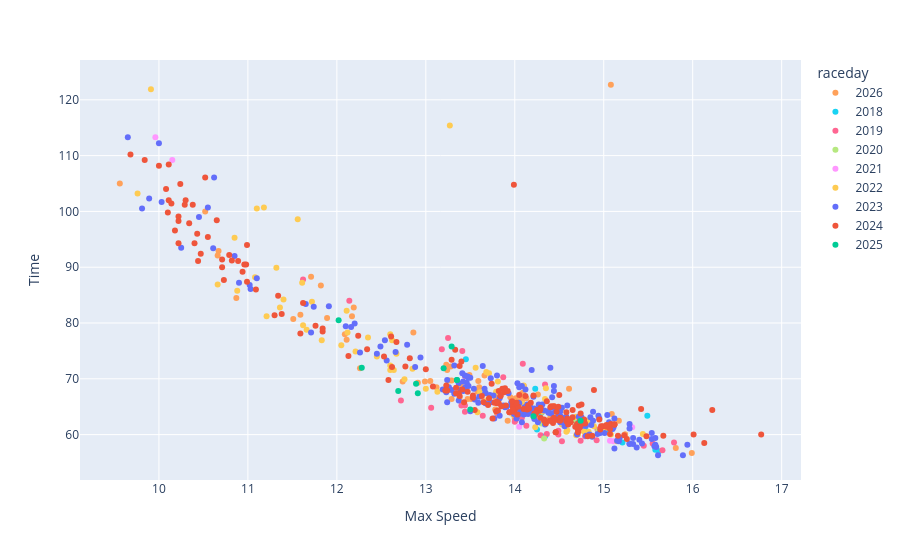

Notebook cell for this chart:
### Code cell
px.scatter(freerolls, x='Max Speed', y='Time', color='raceday', hover_data=['Id', 'key', 'Max Energy'], color_discrete_map=cmap)

### Figure 1 — Plotly figure (JSON) as saved in the notebook; plotly's stock layout.template omitted (floating-point values rounded to 4 significant figures; data arrays with more than 128 entries replaced by an {"elided": "..."} marker saying what was removed)
{"data": [{"customdata": {"elided": "77x3 mixed values"}, "hovertemplate": "raceday=2026<br>Max Speed=%{x}<br>Time=%{y}<br>Id=%{customdata[0]}<br>key=%{customdata[1]}<br>Max Energy=%{customdata[2]}<extra></extra>", "legendgroup": "2026", "marker": {"color": "#FFA15A", "symbol": "circle"}, "mode": "markers", "name": "2026", "orientation": "v", "showlegend": true, "type": "scatter", "x": [9.56, 11.71, 12.09, 14.44, 15.09, 13.58, 13.47, 14.4, 13.92, 13.59, 13.4, 13.44, 13.72, 13.8, 13.12, 13.38, 14.07, 13.65, 13.51, 12.91, 13.29, 13.26, 12.74, 12.26, 13.99, 13.24, 14.46, 13.78, 13.47, 15.24, 14.25, 14.07, 15.07, 10.67, 14.26, 14.68, 10.52, 13.29, 12.17, 11.82, 13.23, 11.89, 12.19, 15.08, 14.61, 14.13, 14.09, 12.86, 10.66, 11.59, 14.26, 13.05, 13.78, 10.87, 14.08, 13.28, 13.24, 13.6, 13.49, 11.51, 13.66, 14.01, 12.99, 14.74, 14.0, 14.39, 13.78, 13.95, 14.09, 12.11, 14.06, 14.54, 15.24, 15.17, 15.81, 15.99, 14.75], "xaxis": "x", "y": [105.0, 88.3, 78.0, 65.1, 63.7, 67.7, 68.7, 63.6, 62.5, 69.6, 68.6, 68.1, 65.8, 63.8, 68.5, 66.7, 63.6, 66.0, 66.4, 69.3, 66.4, 69.7, 69.5, 71.9, 63.5, 71.6, 64.0, 64.5, 66.4, 60.0, 64.4, 66.3, 61.7, 92.9, 63.2, 62.6, 100.0, 69.7, 81.2, 86.7, 72.5, 80.9, 82.8, 122.7, 68.2, 66.5, 66.3, 78.3, 92.1, 81.5, 67.2, 69.6, 66.8, 84.5, 67.2, 72.2, 67.9, 68.5, 70.7, 80.7, 70.6, 66.5, 69.5, 60.8, 62.9, 62.8, 65.9, 66.7, 67.5, 77.0, 67.2, 63.0, 60.0, 62.5, 57.6, 56.7, 61.9], "yaxis": "y"}, {"customdata": [[277, "2018-03-03_Rebecca_Kingpin II_3", 84.69], [280, "2018-03-03_Rebecca_Kingpin II_5", 113.2], [281, "2018-03-03_Rebecca_Kingpin II_4", 105.5], [293, "2018-03-31_Rebecca_Kingpin II_2", 111.2], [296, "2018-03-31_Rebecca_Kingpin II_1", 108.3], [301, "2018-04-08_Rebecca_Kingpin II_3", 102.4], [302, "2018-04-08_Rebecca_Kingpin II_2", 92.85], [306, "2018-04-14_Beichen_Inviscid_4", 97.95], [307, "2018-04-14_Beichen_Inviscid_1", 97.95], [308, "2018-04-14_Beichen_Inviscid_3", 101.4], [310, "2018-04-14_Beichen_Inviscid_2", 103.5], [321, "2018-04-15_Diamond_Zuke_3", 99.69], [322, "2018-04-15_Diamond_Zuke_2", 107.8], [323, "2018-04-15_Diamond_Zuke_4", 95.97], [325, "2018-04-15_Diamond_Zuke_1", 109.9]], "hovertemplate": "raceday=2018<br>Max Speed=%{x}<br>Time=%{y}<br>Id=%{customdata[0]}<br>key=%{customdata[1]}<br>Max Energy=%{customdata[2]}<extra></extra>", "legendgroup": "2018", "marker": {"color": "#19d3f3", "symbol": "circle"}, "mode": "markers", "name": "2018", "orientation": "v", "showlegend": true, "type": "scatter", "x": [13.45, 14.34, 14.25, 15.62, 14.23, 14.7, 14.15, 15.49, 14.26, 14.3, 14.8, 15.06, 15.21, 15.1, 15.58], "xaxis": "x", "y": [73.5, 59.7, 60.9, 57.0, 68.2, 62.1, 65.1, 63.4, 64.2, 63.9, 60.7, 60.8, 58.6, 61.4, 57.3], "yaxis": "y"}, {"customdata": [[335, "2018-09-23_Beichen_Inviscid_2", 86.35], [338, "2018-09-23_Beichen_Inviscid_4", 101.6], [340, "2018-09-23_Beichen_Inviscid_1", 82.71], [341, "2018-09-23_Beichen_Inviscid_3", 106.2], [346, "2018-10-07_Beichen_Inviscid_3", 113.7], [347, "2018-10-07_Beichen_Inviscid_2", 110.0], [348, "2018-10-07_Nina_Seraph_3", 102], [349, "2018-10-07_Nina_Seraph_1", 82.04], [352, "2018-10-07_Nina_Seraph_2", 88.21], [356, "2018-10-14_Rebecca_Kingpin II_1", 91.53], [357, "2018-10-14_Rebecca_Kingpin II_3", 98.74], [361, "2018-11-04_Nina_Seraph_1", 86.7], [362, "2018-11-04_Beichen_Inviscid_3", 108.9], [363, "2018-11-04_Nina_Seraph_2", 95.76], [367, "2018-11-04_Beichen_Inviscid_4", 127.6], [369, "2018-11-04_Beichen_Inviscid_1", 109.1], [373, "2018-11-11_Beichen_Inviscid_2", 113.1], [375, "2018-11-11_Beichen_Inviscid_3", 105.1], [379, "2018-11-11_Rebecca_Kingpin II_2", 99.26], [380, "2018-11-11_Rebecca_Kingpin II_4", 100.8], [381, "2018-11-11_Rebecca_Kingpin II_3", 101.6], [384, "2018-11-11_Beichen_Inviscid_5", 105.9], [385, "2018-11-11_Beichen_Inviscid_1", 109.1], [386, "2018-11-11_Beichen_Inviscid_6", 104.3], [390, "2018-11-18_Beichen_Inviscid_3", 108.9], [391, "2018-11-18_Beichen_Inviscid_4", 115.5], [400, "2018-11-18_Rebecca_Kingpin II_1", 105.6], [401, "2018-11-18_Rebecca_Kingpin II_2", 108.9], [402, "2018-11-18_Rebecca_Kingpin II_3", 102.5], [403, "2018-11-18_Rebecca_Kingpin II_4", 111.3], [404, "2018-11-18_Rebecca_Kingpin II_5", 110.5], [412, "2019-02-23_Beichen_Inviscid_3", 88.86], [414, "2019-02-23_Beichen_Inviscid_6", 109.2], [416, "2019-02-23_Beichen_Inviscid_4", 107.0], [419, "2019-02-23_Beichen_Inviscid_5", 99.98], [421, "2019-02-23_Beichen_Inviscid_1", 102.8], [423, "2019-02-23_Beichen_Inviscid_2", 79.31]], "hovertemplate": "raceday=2019<br>Max Speed=%{x}<br>Time=%{y}<br>Id=%{customdata[0]}<br>key=%{customdata[1]}<br>Max Energy=%{customdata[2]}<extra></extra>", "legendgroup": "2019", "marker": {"color": "#FF6692", "symbol": "circle"}, "mode": "markers", "name": "2019", "orientation": "v", "showlegend": true, "type": "scatter", "x": [14.09, 14.93, 11.62, 14.79, 14.74, 14.92, 13.87, 14.1, 14.34, 13.41, 14.73, 13.25, 14.29, 13.44, 14.36, 14.49, 13.44, 13.4, 14.21, 13.81, 14.08, 13.06, 13.64, 12.72, 14.49, 14.53, 15.79, 15.55, 14.83, 15.45, 15.66, 13.44, 14.13, 14.01, 14.0, 12.14, 13.18], "xaxis": "x", "y": [72.7, 60.9, 87.8, 59.7, 58.9, 59.0, 70.3, 68.7, 69.0, 75.0, 61.1, 77.3, 59.9, 65.2, 60.1, 60.0, 64.1, 65.2, 63.2, 63.9, 63.0, 64.8, 63.4, 66.1, 60.7, 58.8, 58.6, 58.4, 60.0, 58.0, 57.2, 70.5, 61.6, 62.6, 62.3, 84.0, 75.3], "yaxis": "y"}, {"customdata": [[557, "2019-11-10_Nina_Seraph_4", 115.9], [558, "2019-11-10_Nina_Seraph_2", 110.9], [566, "2019-11-10_Nina_Seraph_1", 98.98], [570, "2019-11-10_Nina_Seraph_3", 106.1]], "hovertemplate": "raceday=2020<br>Max Speed=%{x}<br>Time=%{y}<br>Id=%{customdata[0]}<br>key=%{customdata[1]}<br>Max Energy=%{customdata[2]}<extra></extra>", "legendgroup": "2020", "marker": {"color": "#B6E880", "symbol": "circle"}, "mode": "markers", "name": "2020", "orientation": "v", "showlegend": true, "type": "scatter", "x": [14.33, 14.94, 14.66, 14.3], "xaxis": "x", "y": [59.3, 60.7, 62.6, 62.0], "yaxis": "y"}, {"customdata": [[590, "2021-04-17_Claire_Zuke_2", 77.76], [591, "2021-04-17_Claire_Zuke_3", 90.19], [597, "2021-04-24_Cynthia_Seraph_2", 107.9], [599, "2021-04-24_Cynthia_Seraph_3", 111.4], [601, "2021-04-24_Cynthia_Seraph_5", 111.7], [602, "2021-04-24_Cynthia_Seraph_7", 105.7], [603, "2021-04-24_Cynthia_Seraph_1", 104.1], [605, "2021-04-24_Cynthia_Seraph_6", 122.5]], "hovertemplate": "raceday=2021<br>Max Speed=%{x}<br>Time=%{y}<br>Id=%{customdata[0]}<br>key=%{customdata[1]}<br>Max Energy=%{customdata[2]}<extra></extra>", "legendgroup": "2021", "marker": {"color": "#FF97FF", "symbol": "circle"}, "mode": "markers", "name": "2021", "orientation": "v", "showlegend": true, "type": "scatter", "x": [10.15, 9.96, 14.05, 14.59, 15.11, 15.07, 15.32, 15.16], "xaxis": "x", "y": [109.2, 113.3, 61.4, 62.0, 58.8, 58.9, 61.3, 59.1], "yaxis": "y"}, {"customdata": {"elided": "77x3 mixed values"}, "hovertemplate": "raceday=2022<br>Max Speed=%{x}<br>Time=%{y}<br>Id=%{customdata[0]}<br>key=%{customdata[1]}<br>Max Energy=%{customdata[2]}<extra></extra>", "legendgroup": "2022", "marker": {"color": "#FECB52", "symbol": "circle"}, "mode": "markers", "name": "2022", "orientation": "v", "showlegend": true, "type": "scatter", "x": [11.32, 10.88, 11.08, 9.91, 9.76, 11.61, 12.6, 12.12, 14.35, 12.05, 13.81, 11.83, 12.45, 14.61, 14.71, 14.69, 14.49, 14.23, 13.68, 13.71, 14.52, 12.62, 14.78, 14.78, 14.27, 14.79, 12.35, 14.34, 14.1, 15.02, 15.44, 10.66, 12.6, 12.67, 13.56, 14.82, 11.36, 14.18, 14.57, 14.31, 14.09, 14.85, 14.08, 13.27, 14.69, 14.89, 15.07, 11.72, 11.66, 11.18, 11.62, 11.1, 10.85, 11.56, 12.21, 12.64, 13.13, 12.85, 11.21, 12.6, 12.11, 11.4, 12.76, 13.79, 14.58, 13.0, 14.53, 14.59, 13.58, 14.47, 13.61, 13.7, 13.98, 14.57, 15.15, 14.83, 15.08], "xaxis": "x", "y": [89.9, 85.8, 88.2, 121.9, 103.2, 87.2, 78.0, 78.3, 68.3, 76.0, 69.5, 76.9, 74.0, 62.6, 60.0, 59.9, 63.1, 61.3, 71.2, 71.0, 64.5, 76.9, 61.8, 60.5, 65.3, 62.4, 77.4, 66.4, 68.8, 61.2, 60.1, 86.9, 71.6, 74.5, 72.0, 62.5, 82.8, 64.9, 62.7, 64.1, 65.5, 62.2, 64.5, 115.4, 63.2, 61.5, 61.9, 83.8, 78.8, 100.7, 79.6, 100.5, 95.3, 98.6, 74.9, 71.6, 67.7, 71.8, 81.2, 72.4, 82.2, 84.2, 69.9, 67.7, 60.5, 68.2, 61.8, 60.8, 64.0, 63.1, 67.6, 66.3, 63.6, 62.2, 58.8, 60.5, 60.0], "yaxis": "y"}, {"customdata": {"elided": "176x3 mixed values"}, "hovertemplate": "raceday=2023<br>Max Speed=%{x}<br>Time=%{y}<br>Id=%{customdata[0]}<br>key=%{customdata[1]}<br>Max Energy=%{customdata[2]}<extra></extra>", "legendgroup": "2023", "marker": {"color": "#636efa", "symbol": "circle"}, "mode": "markers", "name": "2023", "orientation": "v", "showlegend": true, "type": "scatter", "x": {"elided": "176 float values"}, "xaxis": "x", "y": {"elided": "176 float values"}, "yaxis": "y"}, {"customdata": {"elided": "193x3 mixed values"}, "hovertemplate": "raceday=2024<br>Max Speed=%{x}<br>Time=%{y}<br>Id=%{customdata[0]}<br>key=%{customdata[1]}<br>Max Energy=%{customdata[2]}<extra></extra>", "legendgroup": "2024", "marker": {"color": "#EF553B", "symbol": "circle"}, "mode": "markers", "name": "2024", "orientation": "v", "showlegend": true, "type": "scatter", "x": {"elided": "193 float values"}, "xaxis": "x", "y": {"elided": "193 float values"}, "yaxis": "y"}, {"customdata": [[1183, "2024-09-15_Natalie_Seraph_2", 96.1], [1206, "2024-10-05_Natalie_Seraph_3", 84.53], [1206, "2024-10-05_Natalie_Seraph_3", 84.53], [1228, "2024-10-26_Natalie_Seraph_4", 101.7], [1229, "2024-10-26_Natalie_Seraph_3", 106.5], [1230, "2024-10-26_Natalie_Seraph_1", 103.7], [1231, "2024-10-26_Natalie_Seraph_2", 97.2], [1246, "2024-11-02_Emily_Kingpin II_3", 91.28], [1248, "2024-11-02_Emily_Kingpin II_1", 86.64], [1251, "2024-11-02_Emily_Kingpin II_2", 91.96], [1302, "2024-11-09_Natalie_Seraph_2", 95.14], [1359, "2025-03-23_Natalie_Seraph_2", 104.0]], "hovertemplate": "raceday=2025<br>Max Speed=%{x}<br>Time=%{y}<br>Id=%{customdata[0]}<br>key=%{customdata[1]}<br>Max Energy=%{customdata[2]}<extra></extra>", "legendgroup": "2025", "marker": {"color": "#00cc96", "symbol": "circle"}, "mode": "markers", "name": "2025", "orientation": "v", "showlegend": true, "type": "scatter", "x": [14.74, 13.35, 13.35, 13.5, 12.91, 12.89, 12.69, 13.2, 12.02, 13.29, 12.28, 14.21], "xaxis": "x", "y": [62.5, 69.8, 69.8, 64.5, 67.4, 69.1, 67.8, 71.9, 80.5, 75.8, 72.0, 63.3], "yaxis": "y"}], "layout": {"legend": {"title": {"text": "raceday"}, "tracegroupgap": 0}, "margin": {"t": 60}, "xaxis": {"anchor": "y", "domain": [0, 1], "title": {"text": "Max Speed"}}, "yaxis": {"anchor": "x", "domain": [0, 1], "title": {"text": "Time"}}}}
